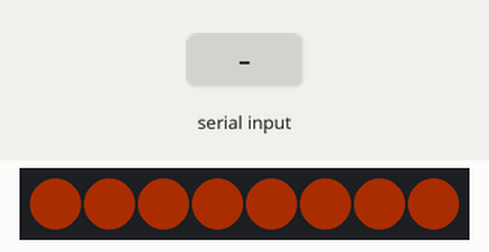
The sketch below on a simulated Arduino Uno R4 WiFi. Shown: 8 RGB LEDs in strip order, left to right. The test bench sets the inputs (shaded band). Dim RGB values are drawn brighter than linear.

Above: at 1.2 s.
1.3 s: "WAKE\n" received over Serial
At 2.5 s:
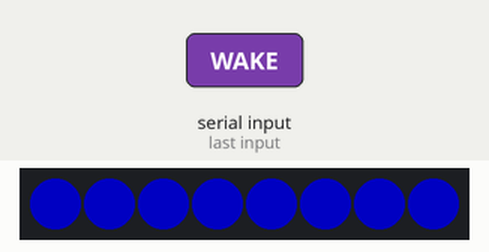
3.1 s: "OFF\n" received over Serial
At 3.7 s:
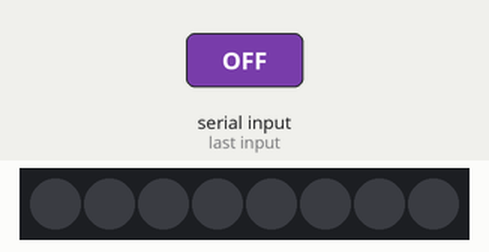
4.6 s: "THINKING\n" received over Serial
At 4.73 s:
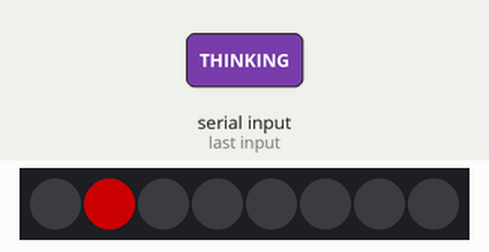
6.3 s: "SPEAKING\n" received over Serial
At 6.71 s:
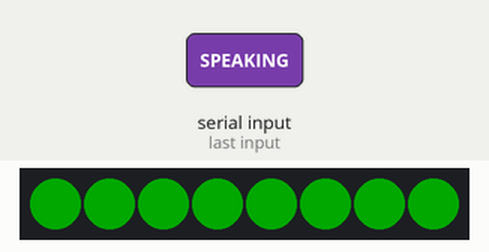
8.9 s: "IDLE\n" received over Serial
At 9.3 s:
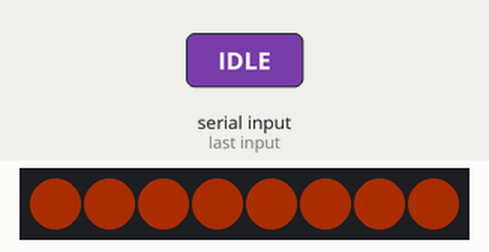
10.4 s: "LISTENING\n" received over Serial
At 11.7 s:
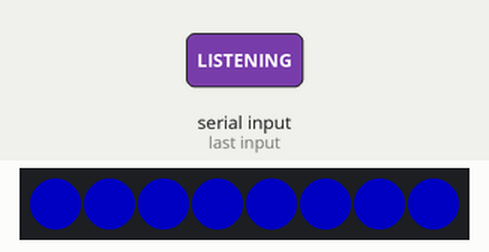
Timing chart, 0 to 12.9 s (numbered marks = the images above; inputs shaded):
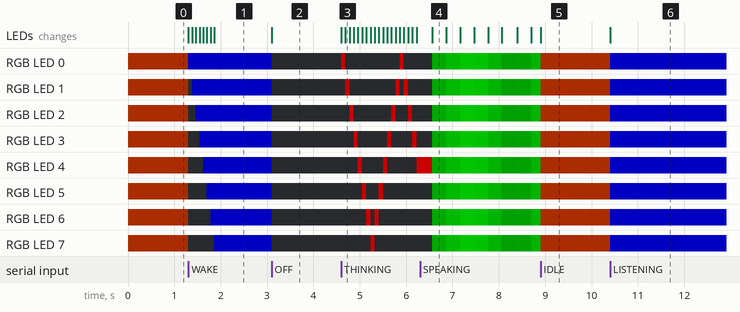

Measured:
- after the input at 1.3 s, RGB LED 0: RGB(45, 12, 0) → RGB(0, 0, 89) at once; RGB LED 1: RGB(45, 12, 0) → off at once, → RGB(0, 0, 89) 0.08 s later
- after the input at 3.1 s, RGB LED 0–7: RGB(0, 0, 89) → off at once; the LEDs: change at once (image 2)
- after the input at 4.6 s, RGB LED 0: alternates RGB(107, 0, 0) for 0.09 s and off for 1.2 s, starting at once; RGB LED 1: goes RGB(107, 0, 0) 0.09 s, off 0.99 s, RGB(107, 0, 0) 0.09 s, off 0.09 s, RGB(107, 0, 0) 0.09 s, then off, starting after 0.09 s
- after the input at 6.3 s, the LEDs: change after 0.27 s (image 4)
- after the input at 8.9 s, the LEDs: change at once (image 5)
- after the input at 10.4 s, RGB LED 0–7: RGB(45, 12, 0) → RGB(0, 0, 89) at once; the LEDs: change at once (image 6)

The sketch:

JarvisModulinoLights.ino
```cpp
#include <Arduino_Modulino.h>

// ============================================================
// JARVIS ARC REACTOR LIGHTING
// Arduino Nano ESP32 + Modulino Pixels
//
// Serial protocol expected by jarvis_lights.py:
//   OFF
//   IDLE
//   WAKE
//   LISTENING
//   THINKING
//   SPEAKING
//   DONE
//
// Baud: 115200
//
// THINKING animation:
//   One red pixel bounces:
//   1 -> 2 -> 3 -> 4 -> 5 -> 6 -> 7 -> 8
//                                  then
//   8 -> 7 -> 6 -> 5 -> 4 -> 3 -> 2 -> 1
//
// All animations use millis(), not delay(), so a new serial
// command can interrupt an animation immediately.
// ============================================================


ModulinoPixels pixels;


// ============================================================
// COLORS / BRIGHTNESS
// ============================================================

const uint8_t IDLE_BRIGHTNESS = 18;
const uint8_t BLUE_BRIGHTNESS = 35;
const uint8_t THINKING_BRIGHTNESS = 42;

const uint8_t SPEAKING_MIN_BRIGHTNESS = 8;
const uint8_t SPEAKING_MAX_BRIGHTNESS = 42;


// Orange is custom because Modulino's built-in palette does
// not include the exact JARVIS idle orange we want.
const ModulinoColor IDLE_ORANGE(
        255,
        72,
        0
);


// ============================================================
// ANIMATION SPEEDS
// ============================================================

const unsigned long WAKE_STEP_MS = 80;
const unsigned long THINKING_STEP_MS = 90;
const unsigned long DONE_STEP_MS = 80;
const unsigned long SPEAKING_STEP_MS = 28;


// ============================================================
// STATE
// ============================================================

enum LightState {
        STATE_OFF,
        STATE_IDLE,
        STATE_WAKE,
        STATE_LISTENING,
        STATE_THINKING,
        STATE_SPEAKING,
        STATE_DONE
};

LightState currentState = STATE_OFF;


// ============================================================
// SERIAL INPUT
// ============================================================

String serialBuffer;


// ============================================================
// WAKE STATE
// ============================================================

int wakePixel = 0;
unsigned long wakeLastStep = 0;


// ============================================================
// THINKING STATE
// ============================================================

int thinkingPixel = 0;
int thinkingDirection = 1;
unsigned long thinkingLastStep = 0;


// ============================================================
// SPEAKING STATE
// ============================================================

int speakingBrightness = SPEAKING_MIN_BRIGHTNESS;
int speakingDirection = 1;
unsigned long speakingLastStep = 0;


// ============================================================
// DONE STATE
// ============================================================

int donePixel = 7;
unsigned long doneLastStep = 0;


// ============================================================
// PIXEL HELPERS
// ============================================================

void showAll(
        ModulinoColor color,
        uint8_t brightness
) {

        for (
                int i = 0;
                i < 8;
                i++
        ) {

                pixels.set(
                        i,
                        color,
                        brightness
                );
        }

        pixels.show();
}


void clearAll() {

        pixels.clear();
        pixels.show();
}


void showSinglePixel(
        int pixel,
        ModulinoColor color,
        uint8_t brightness
) {

        pixels.clear();

        pixels.set(
                pixel,
                color,
                brightness
        );

        pixels.show();
}


// ============================================================
// STATE ENTRY
// ============================================================

void enterState(
        LightState newState
) {

        currentState = newState;

        unsigned long now = millis();


        switch (
                currentState
        ) {


                // ------------------------------------------------
                // OFF
                // ------------------------------------------------

                case STATE_OFF:

                        clearAll();

                        break;


                // ------------------------------------------------
                // IDLE
                // Solid orange.
                // ------------------------------------------------

                case STATE_IDLE:

                        showAll(
                                IDLE_ORANGE,
                                IDLE_BRIGHTNESS
                        );

                        break;


                // ------------------------------------------------
                // WAKE
                // Blue fills from pixel 1 -> pixel 8,
                // then remains solid blue.
                // ------------------------------------------------

                case STATE_WAKE:

                        clearAll();

                        wakePixel = 0;
                        wakeLastStep = (
                                now
                                - WAKE_STEP_MS
                        );

                        break;


                // ------------------------------------------------
                // LISTENING
                // Solid blue.
                // ------------------------------------------------

                case STATE_LISTENING:

                        showAll(
                                BLUE,
                                BLUE_BRIGHTNESS
                        );

                        break;


                // ------------------------------------------------
                // THINKING
                // One red pixel bouncing left/right.
                // ------------------------------------------------

                case STATE_THINKING:

                        thinkingPixel = 0;
                        thinkingDirection = 1;

                        showSinglePixel(
                                thinkingPixel,
                                RED,
                                THINKING_BRIGHTNESS
                        );

                        thinkingLastStep = now;

                        break;


                // ------------------------------------------------
                // SPEAKING
                // All green with a smooth breathing brightness.
                // ------------------------------------------------

                case STATE_SPEAKING:

                        speakingBrightness =
                                SPEAKING_MIN_BRIGHTNESS;

                        speakingDirection = 1;

                        showAll(
                                GREEN,
                                speakingBrightness
                        );

                        speakingLastStep = now;

                        break;


                // ------------------------------------------------
                // DONE
                // Start solid blue, then turn pixels off
                // from right -> left. Finish in IDLE.
                // ------------------------------------------------

                case STATE_DONE:

                        showAll(
                                BLUE,
                                BLUE_BRIGHTNESS
                        );

                        donePixel = 7;

                        doneLastStep = (
                                now
                                - DONE_STEP_MS
                        );

                        break;
        }
}


// ============================================================
// ANIMATIONS
// ============================================================

void updateWake(
        unsigned long now
) {

        if (
                now
                - wakeLastStep
                < WAKE_STEP_MS
        ) {

                return;
        }

        wakeLastStep = now;


        if (
                wakePixel
                < 8
        ) {

                // Rebuild the complete frame on every step.
                // This guarantees WAKE is visibly an ON/fill
                // animation rather than depending on the
                // Pixels library's previous buffered state.
                pixels.clear();

                for (
                        int i = 0;
                        i <= wakePixel;
                        i++
                ) {

                        pixels.set(
                                i,
                                BLUE,
                                BLUE_BRIGHTNESS
                        );
                }

                pixels.show();

                wakePixel++;

                return;
        }


        // Explicitly finish with all eight pixels blue.
        // Remain solid blue until the next JARVIS command.
        showAll(
                BLUE,
                BLUE_BRIGHTNESS
        );
}


void updateThinking(
        unsigned long now
) {

        if (
                now
                - thinkingLastStep
                < THINKING_STEP_MS
        ) {

                return;
        }

        thinkingLastStep = now;


        thinkingPixel +=
                thinkingDirection;


        if (
                thinkingPixel
                >= 7
        ) {

                thinkingPixel = 7;
                thinkingDirection = -1;
        }

        else if (
                thinkingPixel
                <= 0
        ) {

                thinkingPixel = 0;
                thinkingDirection = 1;
        }


        showSinglePixel(
                thinkingPixel,
                RED,
                THINKING_BRIGHTNESS
        );
}


void updateSpeaking(
        unsigned long now
) {

        if (
                now
                - speakingLastStep
                < SPEAKING_STEP_MS
        ) {

                return;
        }

        speakingLastStep = now;


        speakingBrightness +=
                speakingDirection;


        if (
                speakingBrightness
                >= SPEAKING_MAX_BRIGHTNESS
        ) {

                speakingBrightness =
                        SPEAKING_MAX_BRIGHTNESS;

                speakingDirection = -1;
        }

        else if (
                speakingBrightness
                <= SPEAKING_MIN_BRIGHTNESS
        ) {

                speakingBrightness =
                        SPEAKING_MIN_BRIGHTNESS;

                speakingDirection = 1;
        }


        showAll(
                GREEN,
                speakingBrightness
        );
}


void updateDone(
        unsigned long now
) {

        if (
                now
                - doneLastStep
                < DONE_STEP_MS
        ) {

                return;
        }

        doneLastStep = now;


        if (
                donePixel
                >= 0
        ) {

                pixels.clear(
                        donePixel
                );

                pixels.show();

                donePixel--;

                return;
        }


        enterState(
                STATE_IDLE
        );
}


// ============================================================
// STATE UPDATE
// ============================================================

void updateAnimation() {

        unsigned long now = millis();


        switch (
                currentState
        ) {

                case STATE_WAKE:

                        updateWake(
                                now
                        );

                        break;


                case STATE_THINKING:

                        updateThinking(
                                now
                        );

                        break;


                case STATE_SPEAKING:

                        updateSpeaking(
                                now
                        );

                        break;


                case STATE_DONE:

                        updateDone(
                                now
                        );

                        break;


                default:

                        break;
        }
}


// ============================================================
// SERIAL COMMAND HANDLING
// ============================================================

void handleCommand(
        String command
) {

        command.trim();
        command.toUpperCase();


        if (
                command == "OFF"
        ) {

                enterState(
                        STATE_OFF
                );
        }

        else if (
                command == "IDLE"
        ) {

                enterState(
                        STATE_IDLE
                );
        }

        else if (
                command == "WAKE"
        ) {

                enterState(
                        STATE_WAKE
                );
        }

        else if (
                command == "LISTENING"
        ) {

                enterState(
                        STATE_LISTENING
                );
        }

        else if (
                command == "THINKING"
        ) {

                enterState(
                        STATE_THINKING
                );
        }

        else if (
                command == "SPEAKING"
        ) {

                enterState(
                        STATE_SPEAKING
                );
        }

        else if (
                command == "DONE"
        ) {

                enterState(
                        STATE_DONE
                );
        }
}


void readSerialCommands() {

        while (
                Serial.available()
        ) {

                char incoming =
                        Serial.read();


                if (
                        incoming == '\n'
                ) {

                        handleCommand(
                                serialBuffer
                        );

                        serialBuffer = "";

                        continue;
                }


                if (
                        incoming == '\r'
                ) {

                        continue;
                }


                if (
                        serialBuffer.length()
                        < 32
                ) {

                        serialBuffer +=
                                incoming;
                }

                else {

                        // Drop malformed / excessively long input.
                        serialBuffer = "";
                }
        }
}


// ============================================================
// SETUP
// ============================================================

void setup() {

        Serial.begin(
                115200
        );


        Modulino.begin();


        if (
                !pixels.begin()
        ) {

                // If Pixels cannot be found, leave the program
                // alive so the serial interface still exists.
                // This makes wiring problems easier to diagnose.

                while (
                        true
                ) {

                        readSerialCommands();
                        delay(
                                10
                        );
                }
        }


        // Match the existing JARVIS behavior:
        // when the Nano starts, show IDLE orange.
        enterState(
                STATE_IDLE
        );
}


// ============================================================
// LOOP
// ============================================================

void loop() {

        // Always check serial first so any state can be
        // interrupted immediately by the next JARVIS command.
        readSerialCommands();


        // Then advance whichever non-blocking animation is active.
        updateAnimation();
}
```
